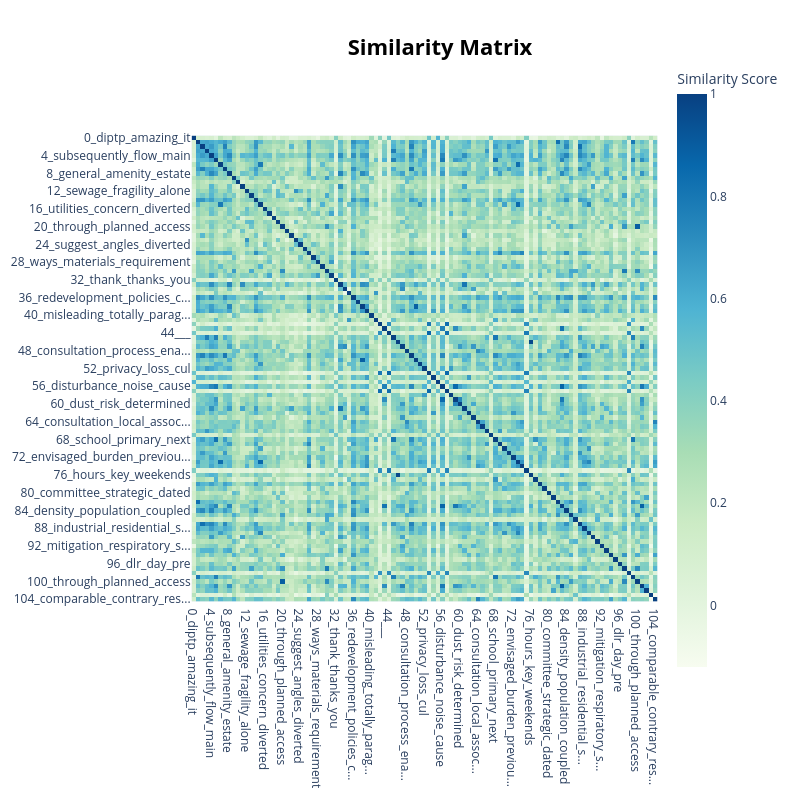

Notebook cell for this chart:
### Code cell
topic_model.visualize_heatmap()

### Figure 1 — Plotly figure (JSON) as saved in the notebook; plotly's stock layout.template omitted (floating-point values rounded to 4 significant figures; data arrays with more than 128 entries replaced by an {"elided": "..."} marker saying what was removed)
{"data": [{"coloraxis": "coloraxis", "hovertemplate": "x: %{x}<br>y: %{y}<br>Similarity Score: %{z}<extra></extra>", "name": "0", "type": "heatmap", "x": ["0_diptp_amazing_it", "1_green_space_was", "2_height_storeys_10", "3_sunlight_daylight_light", "4_subsequently_flow_main", "5_school_nursery_children", "6_community_space_reduction", "7_design_heritage_victorian", "8_general_amenity_estate", "9_strongly_proposal_object", "10_she_call_roxana", "11_study_vast_traffic", "12_sewage_fragility_alone", "13_aggravated_appear_greatly", "14_flats_more_rubbish", "15_activities_groups_commun...", "16_utilities_concern_diverted", "17_river_resolve_lock", "18_mansfield_aston_claims", "19_fail_old_considerable", "20_through_planned_access", "21_pinch_namely_court", "22_meters_350_extending", "23_failing_history_works", "24_suggest_angles_diverted", "25_passage_discussions_rights", "26_housing_affordable_35", "27_clarify_position_underst...", "28_ways_materials_requirement", "29_amct_dh_user", "30_object_strongly_developm...", "31_reviewed_decrease_planning", "32_thank_thanks_you", "33_footpath_traffic_pedestr...", "34_emissions_particulate_bu...", "35_dance_classes_ballet", "36_redevelopment_policies_c...", "37_ballymore_misled_believing", "38_parking_permits_park", "39_already_gym_overcrowded", "40_misleading_totally_parag...", "41_classes_students_my", "42_nowandthen_e7_dcmp", "43_acoustic_noise_plant", "44___", "45_classrooms_school_sunlight", "46_minimize_weekends_dwelli...", "47_polluted_pollution_most", "48_consultation_process_ena...", "49_building_definitely_cons...", "50_parking_car_spaces", "51_youth_enterprise_children", "52_privacy_loss_cul", "53_29_table_and", "54_retail_units_businesses", "55_bestalice_cabot_etc", "56_disturbance_noise_cause", "57_return4_4m_permitted", "58_lock_security_moment", "59_dust_disruption_noise", "60_dust_risk_determined", "61_road_access_vehicles", "62_commercial_units_empty", "63_quality_air_neutral", "64_consultation_local_assoc...", "65_council_remit_understand", "66_conditional_compensate_o...", "67_gov_co_available", "68_school_primary_next", "69_properties_property_chan...", "70_rooms_meeting_library", "71_14a_plot_pendant", "72_envisaged_burden_previou...", "73_community_loss_hub", "74_residents_you_living", "75_17_27_28", "76_hours_key_weekends", "77_nursery_primary_located", "78_dock_docks_rodma", "79_clubhouse_concierge_385", "80_committee_strategic_dated", "81_pandemic_home_stay", "82_emphasised_applications_...", "83_noise_day_prolonged", "84_density_population_coupled", "85_planning_application_obj...", "86_application_object_stron...", "87_three_four_thirteen", "88_industrial_residential_s...", "89_hall_community_office", "90_transportation_infrastru...", "91_application_reject_please", "92_mitigation_respiratory_s...", "93_street_high_attracting", "94_plans_displays_publicise", "95_scout_beavers_cubs", "96_dlr_day_pre", "97_resistance_overdevelopme...", "98_94_161_", "99_school_green_kindergarten", "100_through_planned_access", "101_noise_pollution_levels", "102_mental_home_health", "103_object_strongly_outputs...", "104_comparable_contrary_res..."], "xaxis": "x", "y": ["0_diptp_amazing_it", "1_green_space_was", "2_height_storeys_10", "3_sunlight_daylight_light", "4_subsequently_flow_main", "5_school_nursery_children", "6_community_space_reduction", "7_design_heritage_victorian", "8_general_amenity_estate", "9_strongly_proposal_object", "10_she_call_roxana", "11_study_vast_traffic", "12_sewage_fragility_alone", "13_aggravated_appear_greatly", "14_flats_more_rubbish", "15_activities_groups_commun...", "16_utilities_concern_diverted", "17_river_resolve_lock", "18_mansfield_aston_claims", "19_fail_old_considerable", "20_through_planned_access", "21_pinch_namely_court", "22_meters_350_extending", "23_failing_history_works", "24_suggest_angles_diverted", "25_passage_discussions_rights", "26_housing_affordable_35", "27_clarify_position_underst...", "28_ways_materials_requirement", "29_amct_dh_user", "30_object_strongly_developm...", "31_reviewed_decrease_planning", "32_thank_thanks_you", "33_footpath_traffic_pedestr...", "34_emissions_particulate_bu...", "35_dance_classes_ballet", "36_redevelopment_policies_c...", "37_ballymore_misled_believing", "38_parking_permits_park", "39_already_gym_overcrowded", "40_misleading_totally_parag...", "41_classes_students_my", "42_nowandthen_e7_dcmp", "43_acoustic_noise_plant", "44___", "45_classrooms_school_sunlight", "46_minimize_weekends_dwelli...", "47_polluted_pollution_most", "48_consultation_process_ena...", "49_building_definitely_cons...", "50_parking_car_spaces", "51_youth_enterprise_children", "52_privacy_loss_cul", "53_29_table_and", "54_retail_units_businesses", "55_bestalice_cabot_etc", "56_disturbance_noise_cause", "57_return4_4m_permitted", "58_lock_security_moment", "59_dust_disruption_noise", "60_dust_risk_determined", "61_road_access_vehicles", "62_commercial_units_empty", "63_quality_air_neutral", "64_consultation_local_assoc...", "65_council_remit_understand", "66_conditional_compensate_o...", "67_gov_co_available", "68_school_primary_next", "69_properties_property_chan...", "70_rooms_meeting_library", "71_14a_plot_pendant", "72_envisaged_burden_previou...", "73_community_loss_hub", "74_residents_you_living", "75_17_27_28", "76_hours_key_weekends", "77_nursery_primary_located", "78_dock_docks_rodma", "79_clubhouse_concierge_385", "80_committee_strategic_dated", "81_pandemic_home_stay", "82_emphasised_applications_...", "83_noise_day_prolonged", "84_density_population_coupled", "85_planning_application_obj...", "86_application_object_stron...", "87_three_four_thirteen", "88_industrial_residential_s...", "89_hall_community_office", "90_transportation_infrastru...", "91_application_reject_please", "92_mitigation_respiratory_s...", "93_street_high_attracting", "94_plans_displays_publicise", "95_scout_beavers_cubs", "96_dlr_day_pre", "97_resistance_overdevelopme...", "98_94_161_", "99_school_green_kindergarten", "100_through_planned_access", "101_noise_pollution_levels", "102_mental_home_health", "103_object_strongly_outputs...", "104_comparable_contrary_res..."], "yaxis": "y", "z": {"elided": "105x105 float values"}}], "layout": {"coloraxis": {"colorbar": {"title": {"text": "Similarity Score"}}, "colorscale": [[0, "rgb(247,252,240)"], [0.125, "rgb(224,243,219)"], [0.25, "rgb(204,235,197)"], [0.375, "rgb(168,221,181)"], [0.5, "rgb(123,204,196)"], [0.625, "rgb(78,179,211)"], [0.75, "rgb(43,140,190)"], [0.875, "rgb(8,104,172)"], [1, "rgb(8,64,129)"]]}, "height": 800, "hoverlabel": {"bgcolor": "white", "font": {"family": "Rockwell", "size": 16}}, "legend": {"title": {"text": "Trend"}}, "margin": {"t": 60}, "showlegend": true, "title": {"font": {"color": "Black", "size": 22}, "text": "<b>Similarity Matrix</b>", "x": 0.55, "xanchor": "center", "y": 0.95, "yanchor": "top"}, "width": 800, "xaxis": {"anchor": "y", "constrain": "domain", "domain": [0, 1], "scaleanchor": "y"}, "yaxis": {"anchor": "x", "autorange": "reversed", "constrain": "domain", "domain": [0, 1]}}}
